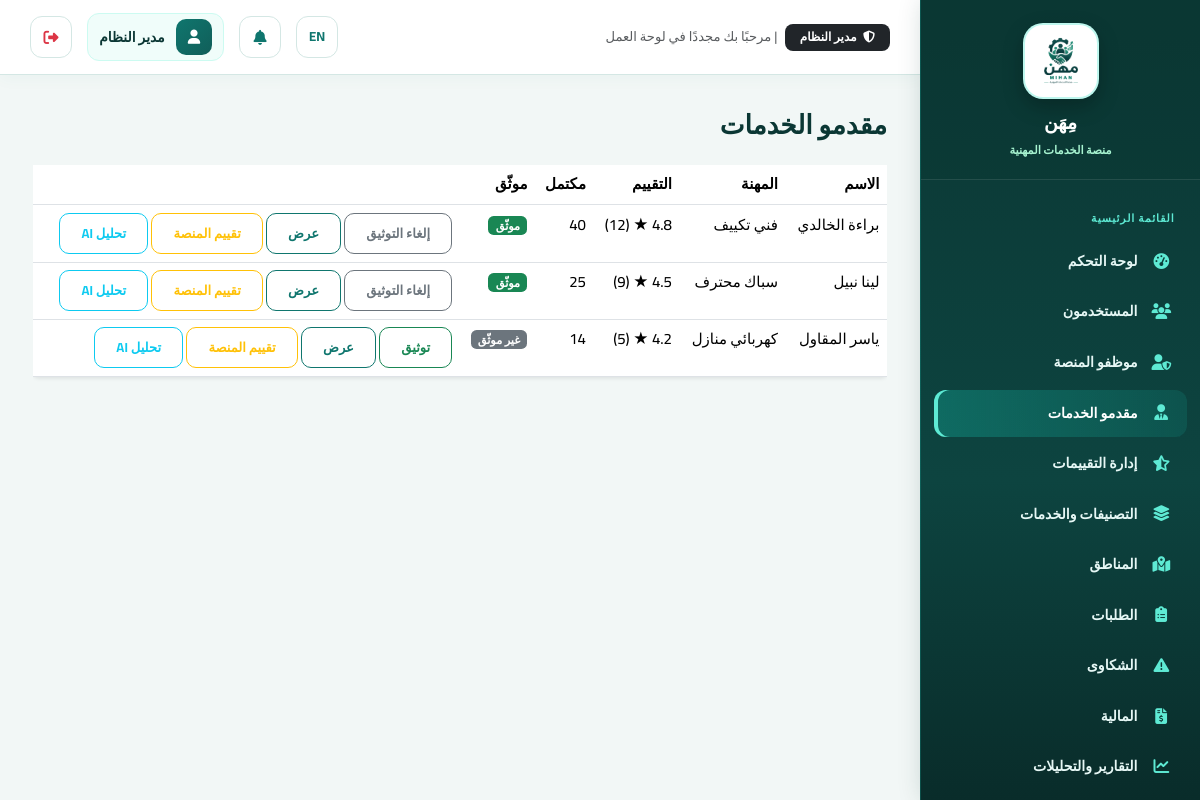
The page /admin/providers (signed in) on the database its author committed.
### tables this page shows
CREATE TABLE `users` (
  `id` int(11) NOT NULL,
  `name` varchar(150) NOT NULL,
  `email` varchar(150) NOT NULL,
  `phone` varchar(20) DEFAULT NULL,
  `password_hash` varchar(255) NOT NULL,
  `role` enum('customer','provider','employee','admin') NOT NULL DEFAULT 'customer',
  `profile_photo` varchar(255) DEFAULT NULL,
  `is_active` tinyint(1) NOT NULL DEFAULT 1,
  `is_verified_email` tinyint(1) NOT NULL DEFAULT 0,
  `created_at` datetime DEFAULT current_timestamp(),
  `updated_at` datetime DEFAULT current_timestamp() ON UPDATE current_timestamp()
);

CREATE TABLE `provider_profiles` (
  `id` int(11) NOT NULL,
  `user_id` int(11) NOT NULL,
  `category_id` int(11) DEFAULT NULL,
  `profession` varchar(150) DEFAULT NULL,
  `specialization` varchar(150) DEFAULT NULL,
  `bio` text DEFAULT NULL,
  `experience_years` int(11) DEFAULT 0,
  `is_verified` tinyint(1) NOT NULL DEFAULT 0,
  `is_available` tinyint(1) NOT NULL DEFAULT 1,
  `avg_rating` decimal(3,2) NOT NULL DEFAULT 0.00,
  `rating_count` int(11) NOT NULL DEFAULT 0,
  `completed_jobs` int(11) NOT NULL DEFAULT 0,
  `response_rate` decimal(5,2) NOT NULL DEFAULT 100.00,
  `created_at` datetime DEFAULT current_timestamp()
);

### app/core/Controller.php (called while the page is built, shortened)
<?php
abstract class Controller
{
    protected function view(string $view, array $data = [], string $layout = 'main')
    {
        extract($data);
        $viewFile = __DIR__ . "/../views/{$view}.php";
        require $viewFile;
        $layoutFile = __DIR__ . "/../views/layouts/{$layout}.php";
        require $layoutFile;
    }
}

### app/controllers/AdminController.php (called while the page is built, shortened)
<?php
require_once __DIR__ . '/../core/Controller.php';
require_once __DIR__ . '/../models/ProviderProfile.php';
require_once __DIR__ . '/../models/SystemSetting.php';
class AdminController extends Controller
{
    public function providers()
    {
        $providerModel = new ProviderProfile();
        $providers = $providerModel->search([]);
        $this->view('admin/providers', ['title' => 'مقدمو الخدمة', 'providers' => $providers], 'dashboard');
    }
}

### app/core/App.php (called while the page is built, shortened)
<?php
class App
{
    public static function run(): void
    {
        try {
            $timezone = function_exists('setting') ? (string)setting('timezone', 'Asia/Aden') : 'Asia/Aden';
            $adminSession = (class_exists('Auth') && Auth::check() && Auth::role() === 'admin');
            $router = require __DIR__ . '/../../routes/web.php';
            $router->dispatch($_SERVER['REQUEST_METHOD'], $_SERVER['REQUEST_URI']);
        } catch (Throwable $e) {
            self::handleException($e);
        }
    }
}

### index.php (called while the page is built, shortened)
<?php
require_once __DIR__ . '/config/config.php';
require_once __DIR__ . '/app/core/Database.php';
require_once __DIR__ . '/app/core/Session.php';
require_once __DIR__ . '/app/core/Model.php';
require_once __DIR__ . '/app/core/Controller.php';
require_once __DIR__ . '/app/core/Auth.php';
require_once __DIR__ . '/app/core/Router.php';
require_once __DIR__ . '/app/core/App.php';
require_once __DIR__ . '/app/helpers/helpers.php';
App::run();

### config/database.php (called while the page is built)
<?php
return [
    'host'    => DB_HOST,
    'port'    => DB_PORT,
    'dbname'  => DB_NAME,
    'user'    => DB_USER,
    'pass'    => DB_PASS,
    'charset' => DB_CHARSET,
];

### app/core/Database.php (called while the page is built, shortened)
<?php
class Database
{
    private static ?PDO $instance = null;
    public static function getInstance(): PDO
    {
        if (self::$instance === null) {
            $cfg = require __DIR__ . '/../../config/database.php';
            $port = !empty($cfg['port']) ? ";port={$cfg['port']}" : '';
            $dsn = "mysql:host={$cfg['host']}{$port};dbname={$cfg['dbname']};charset={$cfg['charset']}";
            try {
                self::$instance = new PDO($dsn, $cfg['user'], $cfg['pass'], [
                    PDO::ATTR_ERRMODE            => PDO::ERRMODE_EXCEPTION,
                    PDO::ATTR_DEFAULT_FETCH_MODE => PDO::FETCH_ASSOC,
                    PDO::ATTR_EMULATE_PREPARES   => false,
                ]);
            } catch (PDOException $e) {
                error_log('DB Connection Error: ' . $e->getMessage());
                throw new RuntimeException('Database connection failed: ' . $e->getMessage(), (int)$e->getCode(), $e);
            }
        }
        return self::$instance;
    }
}

### app/core/Model.php (called while the page is built, shortened)
<?php
abstract class Model
{
    protected PDO $db;
    protected string $table = '';
    protected string $primaryKey = 'id';
    public function __construct()
    {
        $this->db = Database::getInstance();
    }
    public function find($id)
    {
        $stmt = $this->db->prepare("SELECT * FROM {$this->table} WHERE {$this->primaryKey} = :id LIMIT 1");
        $stmt->execute(['id' => $id]);
        return $stmt->fetch() ?: null;
    }
    public function all(?string $orderBy = null): array
    {
        $sql = "SELECT * FROM {$this->table}";
        if ($orderBy) $sql .= " ORDER BY $orderBy";
        return $this->db->query($sql)->fetchAll();
    }
    public function query(string $sql, array $params = []): array
    {
        $stmt = $this->db->prepare($sql);
        $stmt->execute($params);
        return $stmt->fetchAll();
    }
}

### app/models/SystemSetting.php (called while the page is built, shortened)
<?php
require_once __DIR__ . '/../core/Model.php';
class SystemSetting extends Model
{
    public function allKeyed(): array
    {
        $rows = $this->all('`key` ASC');
        $out = [];
        foreach ($rows as $row) $out[$row['key']] = $row['value'];
        return $out;
    }
}

### app/helpers/helpers.php (called while the page is built, shortened)
<?php
function currentLang(): string
{
    $default = function_exists('setting') ? (string)setting('default_language', 'ar') : 'ar';
    return Session::get('lang', $default);
}
function __(string $key): string
{
    static $translations = null;
    if ($translations === null) {
        $lang = currentLang();
        $file = __DIR__ . "/../../lang/{$lang}.php";
        $translations = file_exists($file) ? require $file : [];
    }
    return $translations[$key] ?? $key;
}
function langUrl(string $lang): string
{
    $path = parse_url($_SERVER['REQUEST_URI'] ?? '/', PHP_URL_PATH) ?: '/';
    $query = $_GET;
    $query['lang'] = $lang;
    return $path . '?' . http_build_query($query);
}
function e(?string $value): string
{
    return htmlspecialchars($value ?? '', ENT_QUOTES, 'UTF-8');
}
function url(string $path = ''): string
{
    return BASE_PATH . '/' . ltrim($path, '/');
}
function setting(string $key, $default = null)
{
    static $cache = null;
    if ($cache === null) {
        $cache = [];
        try {
            require_once __DIR__ . '/../models/SystemSetting.php';
            $cache = (new SystemSetting())->allKeyed();
        } catch (Throwable $e) {
            $cache = [];
        }
    }
    return array_key_exists($key, $cache) ? $cache[$key] : $default;
}

### app/core/Session.php (called while the page is built, shortened)
<?php
class Session
{
    public static function get(string $key, $default = null) { return $_SESSION[$key] ?? $default; }
    public static function has(string $key): bool { return isset($_SESSION[$key]); }
}

### lang/ar.php (called while the page is built)
<?php
return [
    'app_name' => 'مِهَن',
    'home' => 'الرئيسية',
    'services' => 'الخدمات',
    'providers' => 'مقدمو الخدمات',
    'login' => 'تسجيل الدخول',
    'register' => 'إنشاء حساب',
    'logout' => 'تسجيل الخروج',
    'dashboard' => 'لوحة التحكم',
    'name' => 'الاسم',
    'email' => 'البريد الإلكتروني',
    'password' => 'كلمة المرور',
    'confirm_password' => 'تأكيد كلمة المرور',
    'phone' => 'رقم الهاتف',
    'submit' => 'إرسال',
    'search' => 'بحث',
    'category' => 'التصنيف',
    'location' => 'المنطقة',
    'rating' => 'التقييم',
    'my_requests' => 'طلباتي',
    'new_request' => 'طلب جديد',
    'status' => 'الحالة',
    'notifications' => 'الإشعارات',
    'complaints' => 'الشكاوى',
    'profile' => 'الملف الشخصي',
    'verified' => 'موثّق',
    'welcome' => 'مرحبًا',
    'view_profile' => 'عرض الملف',
    'request_service' => 'طلب الخدمة',
    'reviews' => 'التقييمات',
    'price' => 'السعر',
    'experience_years' => 'سنوات الخبرة',
    'available' => 'متاح',
    'unavailable' => 'غير متاح',
    'admin_panel' => 'لوحة الإدارة',
    'total_users' => 'إجمالي المستخدمين',
    'customers' => 'العملاء',
    'total_requests' => 'إجمالي الطلبات',
    'revenue' => 'الإيرادات',
    'profession' => 'المهنة',
    'completed' => 'مكتمل',
    'not_verified' => 'غير موثّق',
    'unverify' => 'إلغاء التوثيق',
    'verify' => 'توثيق',
    'view' => 'عرض',
    'platform_evaluation' => 'تقييم المنصة',
    'ai_analysis' => 'تحليل AI',
    'users' => 'المستخدمون',
    'categories_services' => 'التصنيفات والخدمات',
    'locations' => 'المناطق',
    'requests' => 'الطلبات',
    'finance' => 'المالية',
    'reports_analytics' => 'التقارير والتحليلات',
    'ai' => 'الذكاء الاصطناعي',
    'settings' => 'الإعدادات',
    'incoming_requests' => 'الطلبات الواردة',
    'professional_profile' => 'الملف المهني',
    'smart_assistant' => 'مساعد مِهَن الذكي',
    'professional_services_platform' => 'منصة الخدمات المهنية',
    'main_menu' => 'القائمة الرئيسية',
    'review_management' => 'إدارة التقييمات',
];

### app/models/ProviderProfile.php (called while the page is built, shortened)
<?php
require_once __DIR__ . '/../core/Model.php';
class ProviderProfile extends Model
{
    public function search(array $filters): array
    {
        $keyword = trim($filters['keyword'] ?? '');
        $params = [];
        $scoreSelect = '0 AS relevance';
        $joinKeywordService = '';
        $sql = "SELECT DISTINCT pp.*, u.name, u.profile_photo, c.name_ar as category_name_ar, c.name_en as category_name_en, $scoreSelect
                FROM provider_profiles pp
                JOIN users u ON u.id = pp.user_id
                LEFT JOIN categories c ON c.id = pp.category_id
                $joinKeywordService
                WHERE u.is_active = 1";
        $sql .= $keyword !== ''
            ? " ORDER BY relevance DESC, pp.avg_rating DESC, pp.completed_jobs DESC"
            : " ORDER BY pp.avg_rating DESC, pp.completed_jobs DESC";
        return $this->query($sql, $params);
    }
}

### app/core/Auth.php (called while the page is built, shortened)
<?php
class Auth
{
    private static ?array $userCache = null;
    public static function check(): bool
    {
        $u = self::user();
        return ($u !== null && (int)($u['is_active'] ?? 0) === 1);
    }
    public static function role(): ?string
    {
        $u = self::user();
        return $u ? ($u['role'] ?? null) : null;
    }
    public static function name(): ?string
    {
        $u = self::user();
        return $u ? ($u['name'] ?? null) : null;
    }
    public static function user(): ?array
    {
        if (self::$userCache === null) {
            $user = (new User())->find(Session::get('user_id'));
            self::$userCache = $user;
        }
        return self::$userCache;
    }
}

### app/views/admin/providers.php (the view)
<h3 class="mb-4"><?= __('providers') ?></h3>
<div class="table-responsive">
<table class="table table-hover bg-white rounded shadow-sm">
<thead><tr><th><?= __('name') ?></th><th><?= __('profession') ?></th><th><?= __('rating') ?></th><th><?= __('completed') ?></th><th><?= __('verified') ?></th><th></th></tr></thead>
<tbody>
<?php foreach ($providers as $p): ?>
<tr>
<td><?= e($p['name']) ?></td><td><?= e($p['profession'] ?? '-') ?></td>
<td><?= (float)$p['avg_rating'] ?> ★ (<?= $p['rating_count'] ?>)</td><td><?= $p['completed_jobs'] ?></td>
<td><span class="badge bg-<?= $p['is_verified'] ? 'success' : 'secondary' ?>"><?= $p['is_verified'] ? __('verified') : __('not_verified') ?></span></td>
<td>
<?php if ($p['is_verified']): ?>
<form method="POST" action="<?= url('/admin/providers/' . $p['id'] . '/unverify') ?>" class="d-inline"><?= csrf_field() ?><button class="btn btn-sm btn-outline-secondary"><?= __('unverify') ?></button></form>
<?php else: ?>
<form method="POST" action="<?= url('/admin/providers/' . $p['id'] . '/verify') ?>" class="d-inline"><?= csrf_field() ?><button class="btn btn-sm btn-outline-success"><?= __('verify') ?></button></form>
<?php endif; ?>
<a href="<?= url('/providers/' . $p['id']) ?>" class="btn btn-sm btn-outline-primary"><?= __('view') ?></a>
<a href="<?= url('/admin/providers/' . $p['id'] . '/evaluation') ?>" class="btn btn-sm btn-outline-warning"><?= __('platform_evaluation') ?></a>
<a href="<?= url('/admin/ai/provider/' . $p['id']) ?>" class="btn btn-sm btn-outline-info"><?= __('ai_analysis') ?></a>
</td>
</tr>
<?php endforeach; ?>
</tbody>
</table>
</div>

### app/core/Router.php (shortened to what this page needs)
<?php
class Router
{
    private array $routes = [];
    private function add(string $method, string $path, string $handler): void
    {
        $this->routes[] = compact('method', 'path', 'handler');
    }
    public function dispatch(string $method, string $uri): void
    {
        $uri = strtok($uri, '?');
        $base = BASE_PATH;
        if ($base !== '' && strpos($uri, $base) === 0) {
            $uri = substr($uri, strlen($base));
        }
        $uri = rtrim($uri, '/');
        foreach ($this->routes as $route) {
            if ($route['method'] !== $method) continue;
            $pattern = preg_replace('#\{[a-zA-Z_]+\}#', '([^/]+)', $route['path']);
            $pattern = '#^' . $pattern . '$#u';
            if (preg_match($pattern, $uri, $matches)) {
                array_shift($matches);
                [$controllerName, $methodName] = explode('@', $route['handler']);
                $controller = new $controllerName();
                call_user_func_array([$controller, $methodName], $matches);
                return;
            }
        }
    }
}

### app/views/partials/topbar.php (shortened to what this page needs)
<?php
$userRole = Auth::role();
$roleBadge = [
    'admin' => ['label' => 'مدير النظام', 'color' => 'bg-dark text-white'],
    'employee' => ['label' => 'موظف المنصة', 'color' => 'bg-primary text-white'],
    'provider' => ['label' => 'مقدم خدمة', 'color' => 'bg-info text-dark'],
    'customer' => ['label' => 'عميل مستفيد', 'color' => 'bg-success text-white'],
][$userRole] ?? ['label' => $userRole, 'color' => 'bg-secondary text-white'];
?>
<header class="dash-topbar">
  <div class="d-none d-md-flex align-items-center gap-2">
    <span class="badge <?= $roleBadge['color'] ?> px-3 py-2 fw-bold" style="font-size: 0.8rem; border-radius: 8px;">
      <i class="fa-solid fa-shield-halved me-1"></i> <?= $roleBadge['label'] ?>
    </span>
    <span class="text-muted small">| مرحبًا بك مجددًا في لوحة العمل</span>
  </div>
  <div class="ms-auto d-flex align-items-center gap-2 gap-md-3">
    <a href="<?= e(langUrl(currentLang() === 'ar' ? 'en' : 'ar')) ?>" class="icon-btn" title="تبديل اللغة">
      <span class="fw-bold small"><?= currentLang() === 'ar' ? 'EN' : 'ع' ?></span>
    </a>
    <a href="<?= url(Auth::role() . '/notifications') ?>" class="icon-btn position-relative" title="الإشعارات والتنبيهات">
      <i class="fa-solid fa-bell"></i>
    </a>
    <div class="dash-user">
      <span class="dash-user-avatar">
        <i class="fa-solid fa-user"></i>
      </span>
      <span class="dash-user-name fw-bold"><?= e(Auth::name()) ?></span>
    </div>
    <form method="POST" action="<?= url('/logout') ?>" class="d-inline">
      <button type="submit" class="icon-btn text-danger" title="<?= e(__('logout')) ?>">
        <i class="fa-solid fa-right-from-bracket"></i>
      </button>
    </form>
  </div>
</header>

### rows shown on the page
users: role "مدير النظام", name "مدير النظام"
provider_profiles: user.name "براءة الخالدي", profession "فني تكييف", rating_count "12", completed_jobs "40"
provider_profiles: user.name "لينا نبيل", profession "سباك محترف", rating_count "9", completed_jobs "25"
provider_profiles: user.name "ياسر المقاول", profession "كهربائي منازل", rating_count "5", completed_jobs "14"

### other values the page prints
$link[1] "لوحة التحكم"
$link[1] "المستخدمون"
$link[1] "موظفو المنصة"
$link[1] "مقدمو الخدمات"
$link[1] "إدارة التقييمات"
$link[1] "التصنيفات والخدمات"
$link[1] "المناطق"
$link[1] "الطلبات"
$link[1] "الشكاوى"
$link[1] "المالية"
$link[1] "التقارير والتحليلات"
